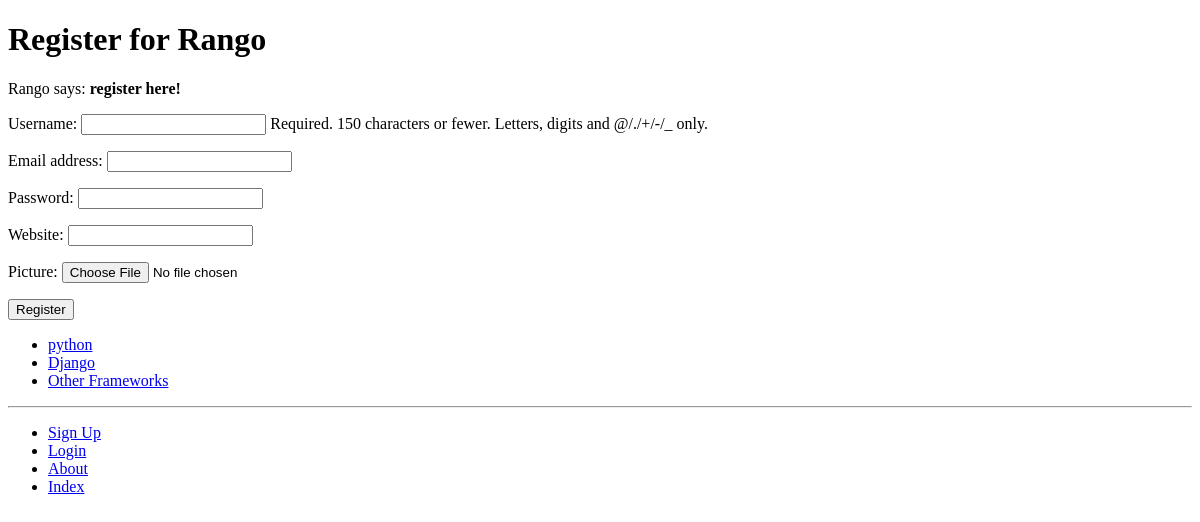
The app's page /rango/register/, older data.
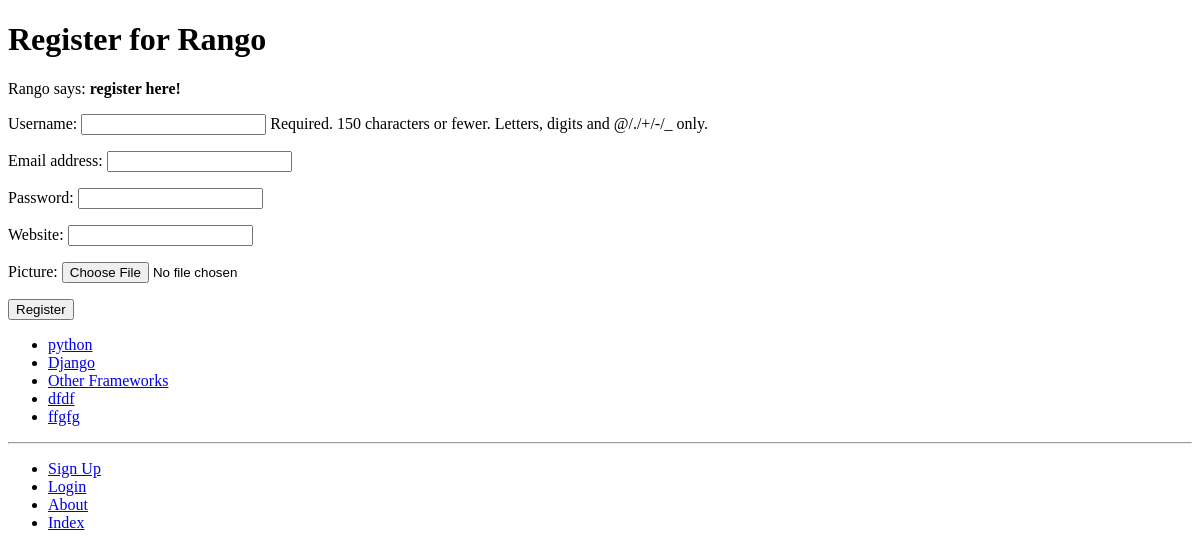
The same page, newer data.
### rango/models.py (models this page shows, shortened)
class Category(models.Model):
    name = models.CharField(max_length=128, unique=True)
    views = models.IntegerField(default=0)
    likes = models.IntegerField(default=0)
    slug = models.SlugField(unique=True)
    class Meta:
        verbose_name_plural = "Categories"

### rango/views.py (the view)
# urls.py: path("register/", views.register, name="register"),
def register(request):
    registered = False
    if request.method == "POST":
        user_form = UserForm(request.POST)
        profile_form = UserProfileForm(request.POST)
        if user_form.is_valid() and profile_form.is_valid():
            user = user_form.save()
            user.set_password(user.password)
            user.save()
            profile = profile_form.save(commit=False)
            profile.user = user
            if "picture" in request.FILES:
                profile.picture = request.FILES["picture"]
            profile.save()
            registered = True
        else:
            print(user_form.errors, profile_form.errors)
    else:
        user_form = UserForm()
        profile_form = UserProfileForm()
    return render(request, "rango/register.html", context={"user_form": user_form, "profile_form": profile_form,
                                                           "registered": registered})

### rango/forms.py
class UserForm(forms.ModelForm):
    password = forms.CharField(widget=forms.PasswordInput())
    class Meta:
        model = User
        fields = ("username", "email", "password")

class UserProfileForm(forms.ModelForm):
    class Meta:
        model = UserProfile
        fields = ("website", "picture")

### rango/templatetags/rango_template_tags.py (called while the page is built)
@register.inclusion_tag("rango/categories.html")
def get_category_list(current_category=None):
    return {"categories": Category.objects.all(), "current_category": current_category}

### templates/rango/register.html (shortened to what this page needs)
{% extends "rango/base.html" %}
{% load staticfiles %}
{% block body_block %}
<h1>Register for Rango</h1>
{% if registered %}
    Rango says: <strong>thank you for registering!</strong>
    <a href="{% url "rango:index" %}">Return to the homepage.</a><br />
{% else %}
    Rango says: <strong>register here!</strong><br />
    <form id="user_form" method="post" action="{% url "rango:register" %}" enctype="multipart/form-data">
    {{ user_form.as_p }}
    {{ profile_form.as_p }}
    <input type="submit" name="submit" value="Register" />
    </form>
{% endif %}
{% endblock %}

### templates/rango/categories.html
<ul>
{% if categories %}
    {% for c in categories %}
        {% if c == current_category %}
        <li>
        <strong>
            <a href="{% url "rango:show_category" c.slug %}">{{ c.name }}</a>
        </strong>
        </li>
        {% else %}
        <li>
            <a href="{% url "rango:show_category" c.slug %}">{{ c.name }}</a>
        </li>
        {% endif %}
    {% endfor %}
{% else %}
    <li><strong>There are no categories present.</strong></li>
{% endif %}
</ul>

Row changes from the older to the newer data that the page shows:
added Category: name "dfdf"
added Category: name "ffgfg"
